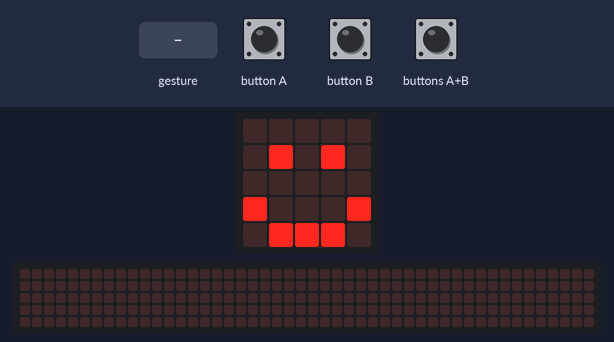
Bench run of a program on a simulated BBC micro:bit running MicroPython. Shown: the board's 5×5 LED display, a strip that is not on the board, showing the scrolling text unrolled. The test bench sets the inputs (shaded band). Files the program writes start out absent; random numbers come from a fixed seed; a tilt is held for 1.5 s and a shake lasts 1 s, then the board lies face up again; the 48×5 strip is a reading aid, not a part: it shows the text the display is scrolling, unrolled, one strip-width of it at a time; files that are not in the repository are absent.

Above: at 1.2 s.
1.3 s: gesture 'shake'
At 2.1 s:
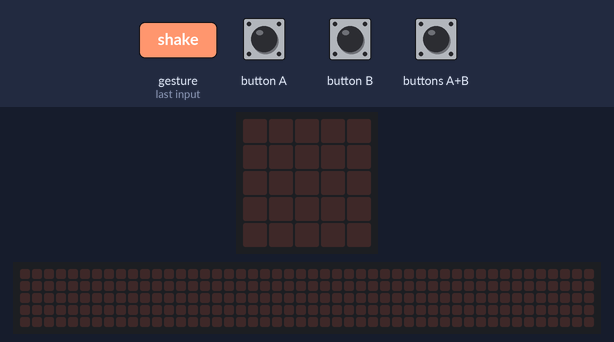
At 2.52 s:
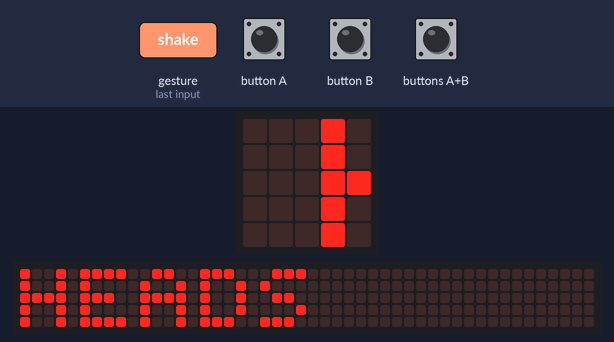
4.1 s: buttons A+B pressed for 3.2 s
At 6.92 s:
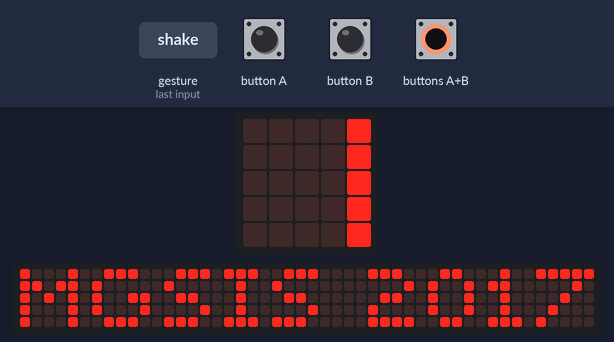

The program:

badge.py
```python
"""
Example micro:bit application for the name badges at the 3rd Annual Man Global Systematic Investment Symposium

The app allows delegates to share their mood with each other by displaying emoji like images and make
important decisions by flipping a coin.

* The buttons cycle through the images
* Shaking the badge flips as coin and shows the outcome on the display.
* Press both buttons scrolls the name of the event on the screen

"""
from microbit import *
import random

answers = [
    "HEADS",
    "TAILS",
]

scroll_message = "MGSIS 2017"

all_images = [Image.HAPPY, Image.SAD, Image.CONFUSED,
              Image.ANGRY, Image.ASLEEP, Image.SURPRISED,
              Image.SILLY, Image.FABULOUS, Image.MEH,
              Image.HEART, Image.COW, Image.MUSIC_CROTCHET,
              Image.MUSIC_QUAVER, Image.MUSIC_QUAVERS,
              Image.ARROW_N, Image.ARROW_NE, Image.ARROW_E,
              Image.ARROW_SE, Image.ARROW_S, Image.ARROW_SW,
              Image.ARROW_W, Image.ARROW_NW,
              Image.PITCHFORK, Image.XMAS, Image.PACMAN,
              Image.TARGET, Image.TSHIRT, Image.ROLLERSKATE,
              Image.HOUSE, Image.BUTTERFLY, Image.STICKFIGURE,
              Image.GHOST, Image.GIRAFFE, Image.SKULL, Image.UMBRELLA,
              Image.SNAKE, Image.YES, Image.NO]

num_images = len(all_images)

current_image = 0

try:
    with open('favourite.txt') as my_file:
        current_image = int(my_file.read())
except OSError:
    pass

while True:
    with open('favourite.txt', 'w') as my_file:
        my_file.write(str(current_image))
    display.show(all_images[current_image])
    sleep(200)
    while True:
        if button_a.is_pressed() and button_b.is_pressed():
            display.scroll(scroll_message)
            break
        elif button_a.is_pressed():
            current_image = (num_images + current_image - 1) % num_images
            break
        elif button_b.is_pressed():
            current_image = (current_image + 1) % num_images
            break
        elif accelerometer.was_gesture("shake"):
            display.clear()
            sleep(800)
            display.scroll(random.choice(answers))
            break
```

Measured:
- after the input at 1.3 s, the display: changes after 0.20 s (image 1)
- what the display in image 1 shows lasts 0.8 s, from 1.5 s to 2.3 s
